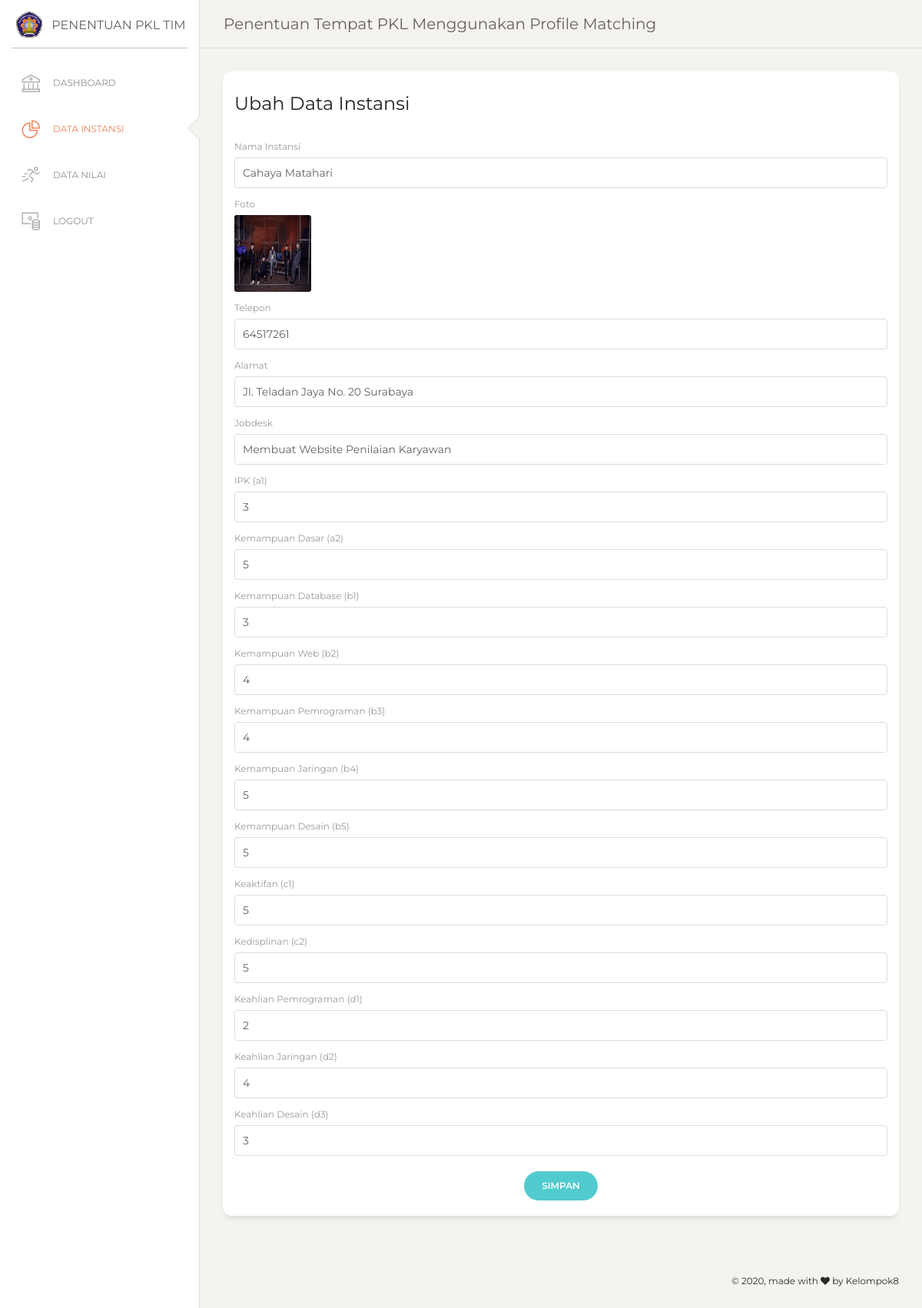
Page /Admin/ubahdatainstansi.php?id=1 on the committed database.
### tables this page shows
CREATE TABLE `instansi` (
  `id_instansi` int(11) NOT NULL,
  `nama_instansi` varchar(100) NOT NULL,
  `nomorhp` int(11) NOT NULL,
  `alamat` text NOT NULL,
  `jobdesk` varchar(100) NOT NULL,
  `foto` varchar(100) NOT NULL,
  `ka1` int(11) NOT NULL,
  `ka2` int(11) NOT NULL,
  `kb1` int(11) NOT NULL,
  `kb2` int(11) NOT NULL,
  `kb3` int(11) NOT NULL,
  `kb4` int(11) NOT NULL,
  `kb5` int(11) NOT NULL,
  `kc1` int(11) NOT NULL,
  `kc2` int(11) NOT NULL,
  `kd1` int(11) NOT NULL,
  `kd2` int(11) NOT NULL,
  `kd3` int(11) NOT NULL
);

### Admin/ubahdatainstansi.php (the view, shortened to what this page needs)
<?php include 'koneksi.php' ?>
<?php
$ambil = $koneksi->query("SELECT * FROM instansi WHERE id_instansi='$_GET[id]'");
$pecah = $ambil->fetch_assoc();
?>
<!DOCTYPE html>
<html lang="en">
<head>
  <?php include 'includes/head.php' ?>
</head>
<body class="">
  <div class="wrapper ">
    <div class="sidebar" data-color="white" data-active-color="danger">
    <div class="logo">
        <a href="https://github.com/mariapujirahayu" class="simple-text logo-mini">
          <div class="logo-image-small">
            <img src="../images/LOGOPOLTEK.PNG" width="50px">
          </div>
        </a>
        <a href="index.php" class="simple-text logo-normal">
          Penentuan PKL Tim
        </a>
      </div>
      <div class="sidebar-wrapper">
        <ul class="nav">
          <li >
            <a href="./index.php">
              <i class="nc-icon nc-bank"></i>
              <p>Dashboard</p>
            </a>
          </li>
          <li class="active">
            <a href="./instansi.php">
              <i class="nc-icon nc-chart-pie-36"></i>
              <p>Data Instansi</p>
            </a>
          </li>
          <li>
            <a href="./datanilai.php">
              <i class="nc-icon nc-user-run"></i>
              <p>Data Nilai</p>
            </a>
          </li>
          <li>
            <a href="./logout.php">
              <i class="nc-icon nc-money-coins"></i>
              <p>Logout</p>
            </a>
          </li>
        </ul>
      </div>
    </div>
    <div class="main-panel">
      <?php include 'includes/navbar.php' ?>
      <div class="content">
        <div class="row">
          <div class="col-md-12">
            <div class="card">
              <div class="card-header">
                <h4 class="card-title">Ubah Data Instansi</h4>
              </div>
              <div class="card-body">
                <form method="post" enctype="multipart/form-data">
                  <div class="row">
                    <div class="col-md-12">
                      <div class="form-group">
                        <label>Nama Instansi</label>
                        <input type="text" class="form-control" name="nama" required value="<?php echo $pecah['nama_instansi']; ?>">
                      </div>
                      <div class="form-group">
                        <label>Foto</label>
                        <input type="file" class="form-control" name="foto" value="<?php echo $pecah['foto']; ?>"><br><img src="../foto_instansi/<?php echo $pecah['foto']; ?>" width="100" height="100">
                      </div>
                      <div class="form-group">
                        <label>Telepon</label>
                        <input type="text" class="form-control" name="nomorhp" required value="<?php echo $pecah['nomorhp']; ?>">
                      </div>
                      <div class="form-group">
                        <label>Alamat</label>
                        <input type="text" class="form-control" name="alamat" required value="<?php echo $pecah['alamat']; ?>">
                      </div>
                      <div class="form-group">
                        <label>Jobdesk</label>
                        <input type="text" class="form-control" name="jobdesk" required value="<?php echo $pecah['jobdesk']; ?>">
                      </div>
                      <div class="form-group">
                        <label>IPK (a1)</label>
                        <input type="number" class="form-control" name="ka1" required value="<?php echo $pecah['ka1']; ?>">
                      </div>
                      <div class="form-group">
                        <label>Kemampuan Dasar (a2)</label>
                        <input type="number" class="form-control" name="ka2" required value="<?php echo $pecah['ka2']; ?>">
                      </div>
                      <div class="form-group">
                        <label>Kemampuan Database (b1)</label>
                        <input type="number" class="form-control" name="kb1" required value="<?php echo $pecah['kb1']; ?>">
                      </div>
                      <div class="form-group">
                        <label>Kemampuan Web (b2)</label>
                        <input type="number" class="form-control" name="kb2" required value="<?php echo $pecah['kb2']; ?>">
                      </div>
                      <div class="form-group">
                        <label>Kemampuan Pemrograman (b3)</label>
                        <input type="number" class="form-control" name="kb3" required value="<?php echo $pecah['kb3']; ?>">
                      </div>
                      <div class="form-group">
                        <label>Kemampuan Jaringan (b4)</label>
                        <input type="number" class="form-control" name="kb4" required value="<?php echo $pecah['kb4']; ?>">
                      </div>
                      <div class="form-group">
                        <label>Kemampuan Desain (b5)</label>
                        <input type="number" class="form-control" name="kb5" required value="<?php echo $pecah['kb5']; ?>">
                      </div>
                      <div class="form-group">
                        <label>Keaktifan (c1)</label>
                        <input type="number" class="form-control" name="kc1" required value="<?php echo $pecah['kc1']; ?>">
                      </div>
                      <div class="form-group">
                        <label>Kedisplinan (c2)</label>
                        <input type="number" class="form-control" name="kc2" required value="<?php echo $pecah['kc2']; ?>">
                      </div>
                      <div class="form-group">
                        <label>Keahlian Pemrograman (d1)</label>
                        <input type="number" class="form-control" name="kd1" required value="<?php echo $pecah['kd1']; ?>">
                      </div>
                      <div class="form-group">
                        <label>Keahlian Jaringan (d2)</label>
                        <input type="number" class="form-control" name="kd2" required value="<?php echo $pecah['kd2']; ?>">
                      </div>
                      <div class="form-group">
                        <label>Keahlian Desain (d3)</label>
                        <input type="number" class="form-control" name="kd3" required value="<?php echo $pecah['kd3']; ?>">
                      </div>
                    </div>
                  </div>
                  <div class="row">
                    <div class="update ml-auto mr-auto">
                      <button class="btn btn-primary btn-round" name="ubah">Simpan</button>
                    </div>
                  </div>
                </form>
              </div>
            </div>
          </div>
        </div>
      </div>
      <?php include 'includes/footer.php' ?>
    </div>
  </div>
</body>
</html>

### rows in the picture
instansi: nama "Cahaya Matahari", foto (picture), nomorhp "64517261", alamat "Jl. Teladan Jaya No. 20 Surabaya", jobdesk "Membuat Website Penilaian Karyawan", ka1 "3", ka2 "5", kb1 "3", kb2 "4", kb3 "4", kb4 "5", kb5 "5", kc1 "5", kc2 "5", kd1 "2", kd2 "4", kd3 "3"
